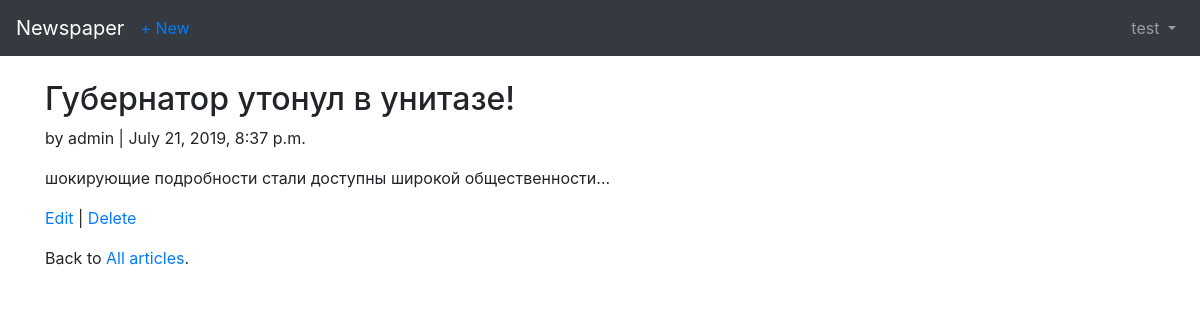
Screenshot of /articles/1/ (signed in) with the database file from the repository.
### users/models.py (models this page shows)
class CustomUser(AbstractUser):
    age=models.PositiveIntegerField(null=True,blank=True)

### articles/models.py (models this page shows, shortened)
class Article(models.Model):
    title = models.CharField(max_length=255)
    body = models.TextField()
    date = models.DateTimeField(auto_now=True)
    author = models.ForeignKey(
        get_user_model(),
        on_delete=models.CASCADE,
    )

### articles/views.py (the view)
class ArticleDetailView(LoginRequiredMixin, DetailView):
    model = Article
    template_name = 'article_detail.html'
    login_url = 'login'

### templates/article_detail.html
{% extends 'base.html' %}
{% block content %}
<div class="article-entry">
    <h2>{{ object.title }}</h2>
    <p>by {{ object.author }} | {{ object.date }}</p>
    <p>{{ object.body }}</p>
</div>
<p><a href="{% url 'article_edit' article.pk %}">Edit</a> |
<a href="{% url 'article_delete' article.pk %}">Delete</a></p>
<p>Back to <a href="{% url 'article_list' %}">All articles</a>.</p>
{% endblock content %}

### templates/base.html (shortened to what this page needs)
<!doctype html>
<html lang="en">
<head>
    <link rel="stylesheet"
          href="https://stackpath.bootstrapcdn.com/bootstrap/4.1.3/css/bootstrap.min.css"
>
</head>
<body>
<nav class="navbar navbar-expand-md navbar-dark bg-dark mb-4">
    <a class="navbar-brand" href="{% url 'home' %}">Newspaper</a>
    {% if user.is_authenticated %}
    <ul class="navbar-nav mr-auto">
        <li class="nav-item"><a href="{% url 'article_new' %}">+ New</a></li>
    </ul>
    {% endif %}
    <div class="collapse navbar-collapse" id="navbarCollapse">
        {% if user.is_authenticated %}
        <ul class="navbar-nav ml-auto">
            <li class="nav-item">
                <a class="nav-link dropdown-toggle" href="#" id="userMenu"
                   data-toggle="dropdown" aria-haspopup="true"
                   aria-expanded="false">
                    {{ user.username }}
                </a>
            </li>
        </ul>
        {% endif %}
    </div>
</nav>
<div class="container">
    {% block content %}
    {% endblock content %}
</div>
</body>
</html>

### rows the page displays
CustomUser: username "test"
Article: title "Губернатор утонул в унитазе!", author "admin", date "July 21, 2019, 8:37 p.m.", body "шокирующие подробности стали доступны широкой общественности..."
